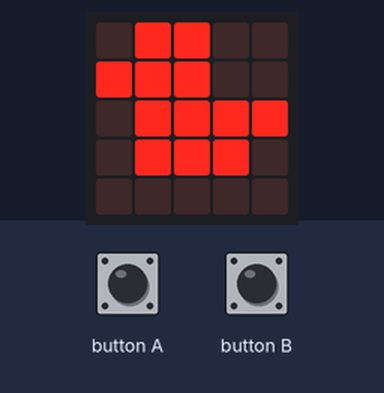
This program was run on a simulated BBC micro:bit running MicroPython. Shown: the board's 5×5 LED display. Random numbers come from a fixed seed.

Above: at 0.1 s.
At 129.04 s:
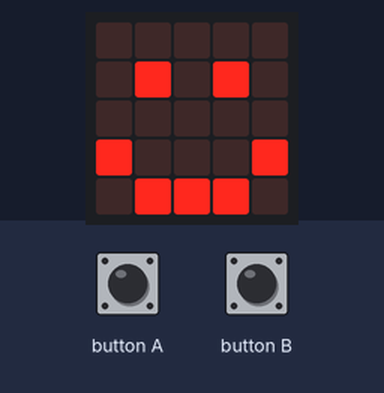

The program:

reactiongame.py
```python
# Imports go at the top
from microbit import *
import random

ascore = 0
bscore = 0
starval = 0
# Code in a 'while True:' loop repeats forever
while True:
    winval = 0
    display.show(Image.DUCK)
    sleep(random.randint(1000, 4000))
    display.show(Image.HAPPY)
    winval = 1
    sleep(250)
    if button_a.is_pressed() and winval == 1:
        ascore = ascore + 1
    elif button_b.is_pressed() and winval == 1:
        bscore = bscore + 1
    elif bscore == 3:
        display.scroll('B wins!')
        sleep(5000)
        ascore = bscore = 0
    elif ascore == 3:
        display.scroll('A wins!')
        sleep(5000)
        ascore = bscore = 0
    
```
